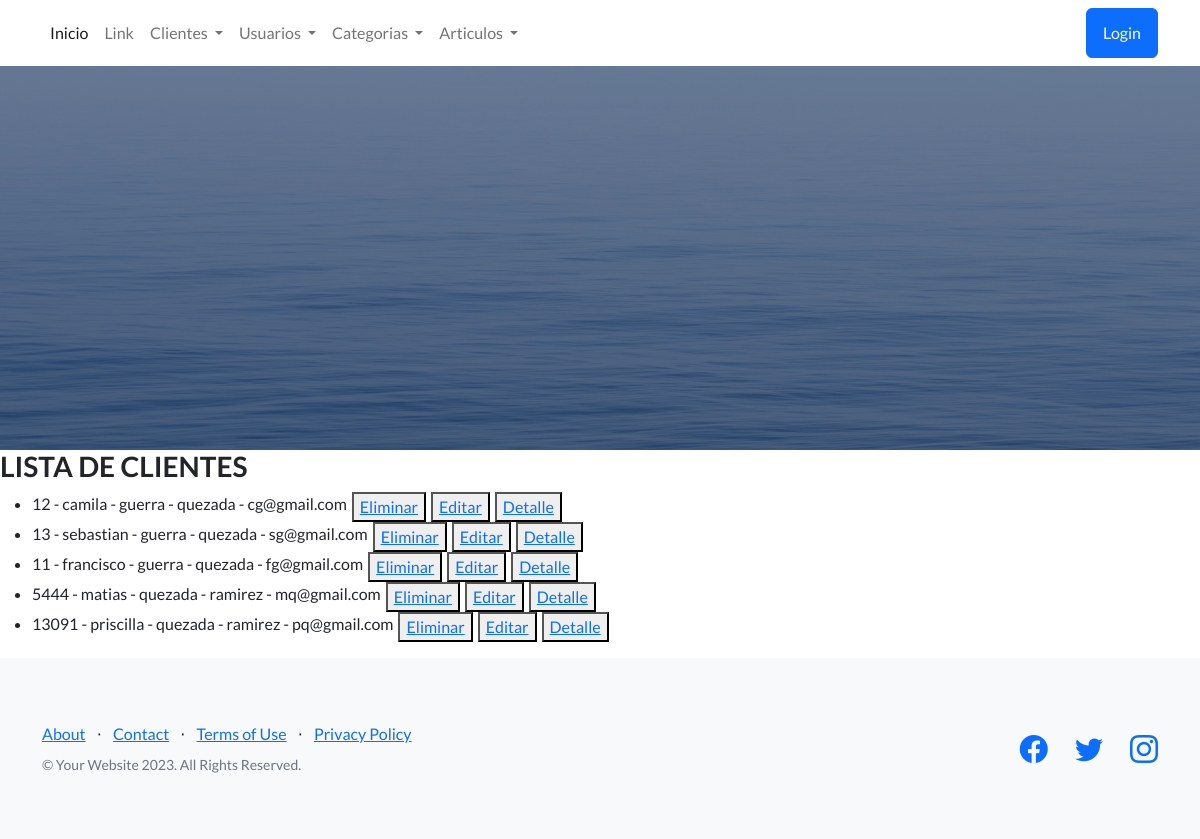
The app's page /app-coder/cliente-list/, older data.
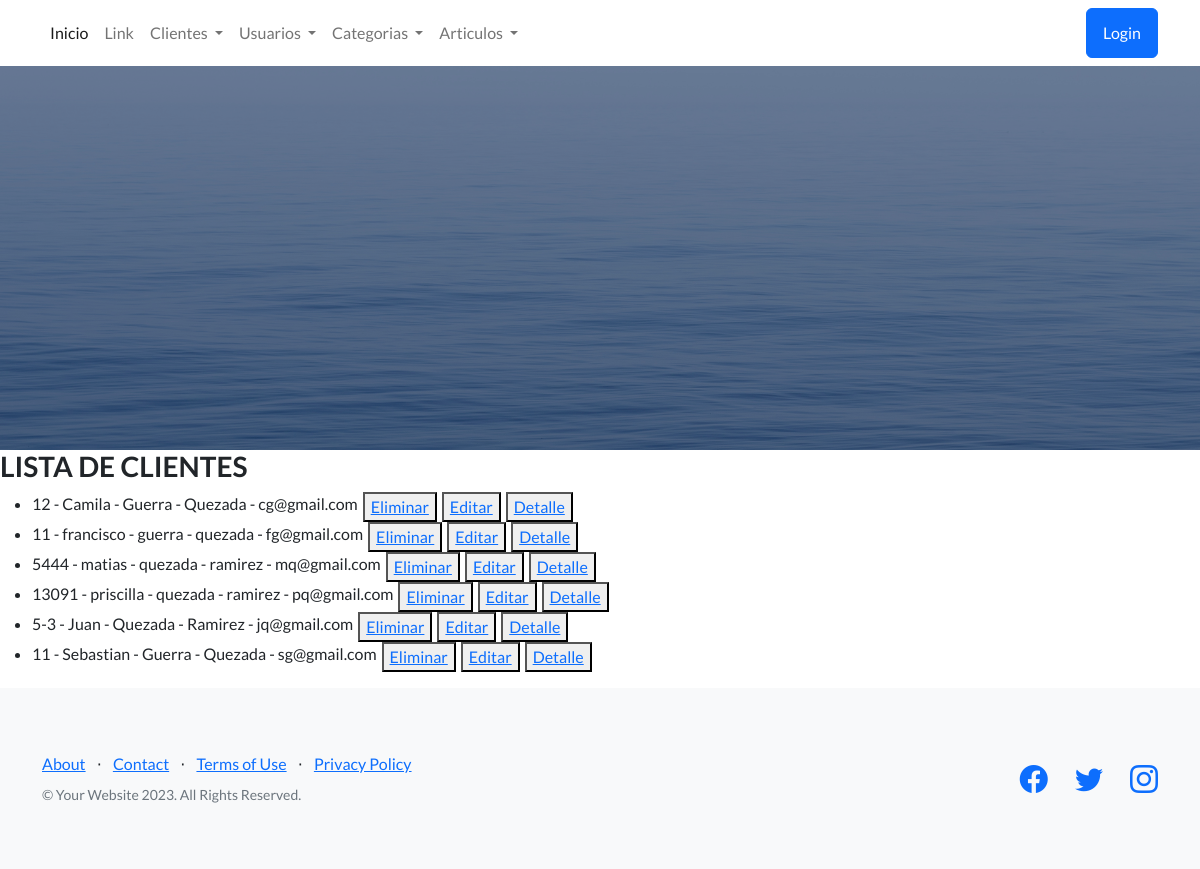
The same page, newer data.
### AppCoder/models.py (models this page shows)
class Clientes(models.Model):
    dni = models.CharField(max_length=9,null=False,blank=False)
    nombre = models.CharField(max_length=40,null=False,blank=False)
    apellidoPaterno = models.CharField(max_length=40)
    apellidoMaterno = models.CharField(max_length=40)
    email = models.EmailField()
    user = models.OneToOneField(User, on_delete=models.CASCADE)
    def __str__(self):
        return f'{self.dni}  {self.nombre}  {self.apellidoPaterno} {self.apellidoMaterno} {self.email}'

### AppCoder/views.py (the view)
# urls.py: path('cliente-list/', Cliente_List, name="ListarClientes"),
def Cliente_List(req):
    datos = Clientes.objects.all()
    print('method', req.method)
    print('GET', req.GET)
    print(f'{datos}')
    return render(req, "clientes_list.html", {"lista_clientes": datos})

### AppCoder/templates/clientes_list.html
{% extends 'inicio.html' %}
{% block contenidoQuecambia %}
<h3>LISTA DE CLIENTES</h3>
<ul>
  {% for clientes in lista_clientes %}
      <div  style="display: flex; column-gap: 5px;">
          <li>{{clientes.dni}} - {{clientes.nombre}} - {{clientes.apellidoPaterno}} - {{clientes.apellidoMaterno}} - {{clientes.email}} </li>
          <button>
            <a href="{% url 'EliminarClientes' clientes.id %}" > Eliminar </a>
          </button>
          <button>
            <a href="{% url 'EditarClientes' clientes.id %}" > Editar </a>
          </button>
          <button>
            <a href="{% url 'DetalleClientes' clientes.id %}" > Detalle </a>
          </button>
      </div>
  {% endfor %}
</ul>
{% endblock contenidoQuecambia %}

### AppCoder/templates/inicio.html (shortened to what this page needs)
<!DOCTYPE html>
<html lang="en">
    <head>
        {% load static %}
        <link href="https://cdn.jsdelivr.net/npm/bootstrap-icons@1.5.0/font/bootstrap-icons.css" rel="stylesheet" type="text/css" />
        <link href="{% static 'css/styles.css' %}" rel="stylesheet" />
    </head>
    <body>
        {% include 'barra.html' %}
        <header class="masthead">
        </header>
        {% block contenidoQuecambia %}
        {% endblock contenidoQuecambia %}
        <footer class="footer bg-light">
            <div class="container">
                <div class="row">
                    <div class="col-lg-6 h-100 text-center text-lg-start my-auto">
                        <ul class="list-inline mb-2">
                            <li class="list-inline-item"><a href="#!">About</a></li>
                            <li class="list-inline-item">⋅</li>
                            <li class="list-inline-item"><a href="#!">Contact</a></li>
                            <li class="list-inline-item">⋅</li>
                            <li class="list-inline-item"><a href="#!">Terms of Use</a></li>
                            <li class="list-inline-item">⋅</li>
                            <li class="list-inline-item"><a href="#!">Privacy Policy</a></li>
                        </ul>
                        <p class="text-muted small mb-4 mb-lg-0">&copy; Your Website 2023. All Rights Reserved.</p>
                    </div>
                    <div class="col-lg-6 h-100 text-center text-lg-end my-auto">
                        <ul class="list-inline mb-0">
                            <li class="list-inline-item me-4">
                                <a href="#!"><i class="bi-facebook fs-3"></i></a>
                            </li>
                            <li class="list-inline-item me-4">
                                <a href="#!"><i class="bi-twitter fs-3"></i></a>
                            </li>
                            <li class="list-inline-item">
                                <a href="#!"><i class="bi-instagram fs-3"></i></a>
                            </li>
                        </ul>
                    </div>
                </div>
            </div>
        </footer>
    </body>
</html>

### AppCoder/templates/barra.html (shortened to what this page needs)
        <nav class="navbar navbar-expand-lg bg-body-tertiary static-top">
            <div class="container">
              <div class="collapse navbar-collapse" id="navbarSupportedContent">
                <ul class="navbar-nav me-auto mb-2 mb-lg-0">
                  <li class="nav-item">
                    <a class="nav-link active" aria-current="page" href="{% url 'Inicio' %}">Inicio</a>
                  </li>
                  <li class="nav-item">
                    <a class="nav-link" href="#">Link</a>
                  </li>
                  <li class="nav-item dropdown">
                    <a class="nav-link dropdown-toggle" href="#" role="button" data-bs-toggle="dropdown" aria-expanded="false">
                      Clientes
                    </a>
                  </li>
                  <li class="nav-item dropdown">
                    <a class="nav-link dropdown-toggle" href="#" role="button" data-bs-toggle="dropdown" aria-expanded="false">
                      Usuarios
                    </a>
                  </li>
                  <li class="nav-item dropdown">
                    <a class="nav-link dropdown-toggle" href="#" role="button" data-bs-toggle="dropdown" aria-expanded="false">
                      Categorias
                    </a>
                  </li>
                  <li class="nav-item dropdown">
                    <a class="nav-link dropdown-toggle" href="#" role="button" data-bs-toggle="dropdown" aria-expanded="false">
                      Articulos
                    </a>
                  </li>
                </ul>
                <a class="btn btn-primary" href="#signup">Login</a>
              </div>
            </div>
          </nav>

Row changes from the older to the newer data that the page shows:
removed Clientes: dni "13", nombre "sebastian", apellidoPaterno "guerra", apellidoMaterno "quezada", email "sg@gmail.com"
changed Clientes "cg@gmail.com": nombre "camila" → "Camila"; apellidoPaterno "guerra" → "Guerra"; apellidoMaterno "quezada" → "Quezada"
added Clientes: dni "5-3", nombre "Juan", apellidoPaterno "Quezada", apellidoMaterno "Ramirez", email "jq@gmail.com"
added Clientes: dni "11", nombre "Sebastian", apellidoPaterno "Guerra", apellidoMaterno "Quezada", email "sg@gmail.com"
